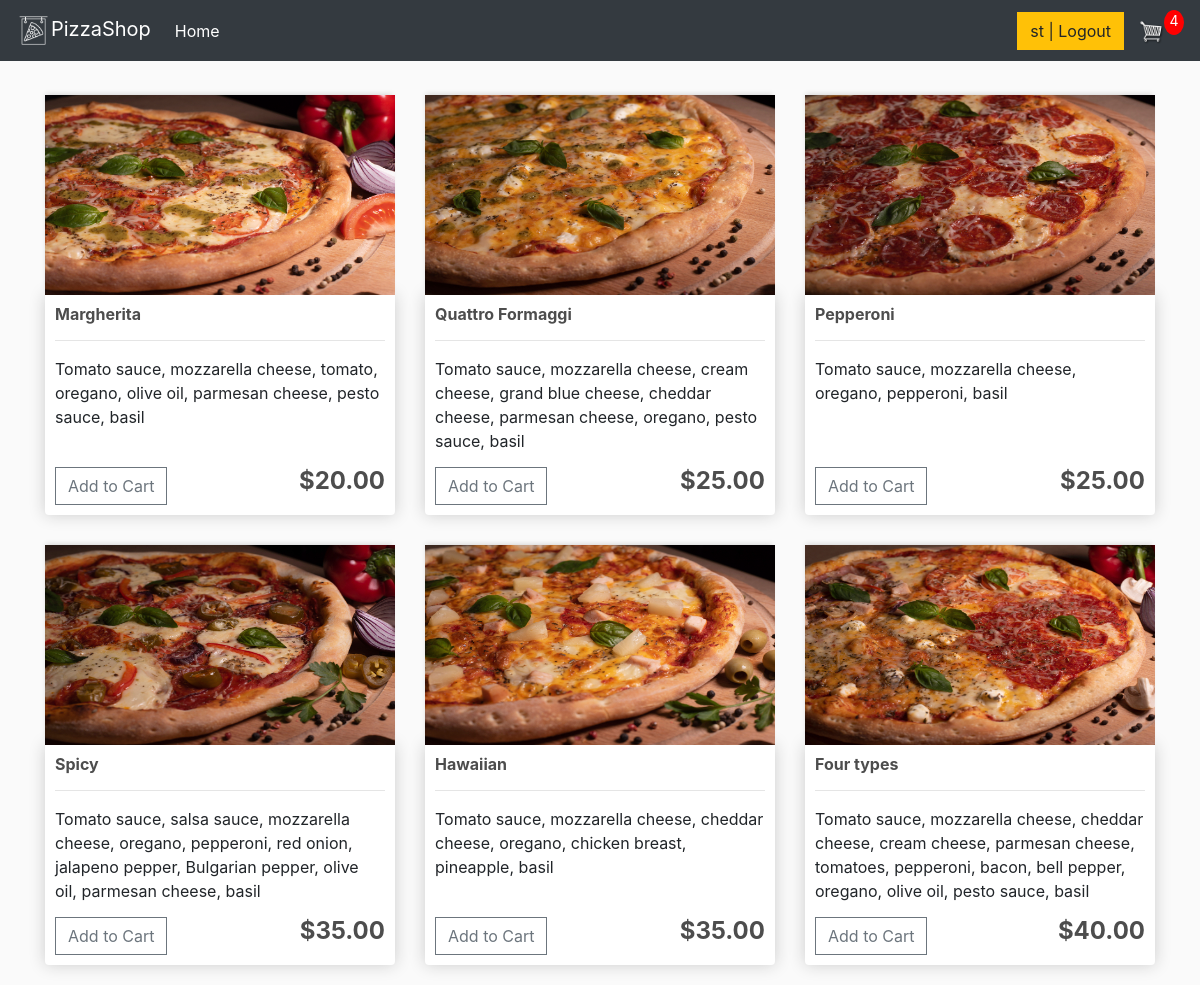
The app's page / (signed in) with its own data.
### store/models.py (models this page shows, shortened)
class Product(models.Model):
    name = models.CharField(max_length=200)
    ingredients = models.TextField(null=True)
    price = models.DecimalField(max_digits=5, decimal_places=2)
    image = models.ImageField(null=True, blank=True)
    @property
    def imageURL(self):
        try:
            url = self.image.url
        except:
            url = ''
        return url

### store/views.py (the view)
# urls.py: path('', include('store.urls'))
def store(request):
    data = cartData(request)
    context = {'products': Product.objects.all(), 'cartItems': data['cartItems']}
    return render(request, 'store/products.html', context)

### store/extras.py (called while the page is built)
def cartData(request):
    if request.user.is_authenticated:
        customer = request.user.customer
        order, created = Order.objects.get_or_create(customer=customer, complete=False)
        items = order.orderitem_set.all()
        cartItems = order.get_cart_items
    else:
        cookieData = cookieCart(request)
        cartItems = cookieData['cartItems']
        order = cookieData['order']
        items = cookieData['items']
    return {'cartItems': cartItems, 'order': order, 'items': items}

### store/models.py (called while the page is built)
    @property
    def get_cart_items(self):
        orderitems = self.orderitem_set.all()
        total = sum([item.quantity for item in orderitems])
        return total

### store/templates/store/products.html
{% extends 'store/base.html' %}
{% load static %}
{% block content %}
    <div class="row">
		{% for product in products %}
		<div class="col-lg-4">
			<img class="thumbnail" src="{{product.imageURL}}">
			<div class="box-element product">
				<h6><strong>{{product.name}}</strong></h6>
				<hr>
                <div class="ingredients">{{ product.ingredients }}</div>
				<button data-product="{{ product.id }}" data-action="add" class="btn btn-outline-secondary add-btn update-cart">Add to Cart</button>
				<h4 style="display: inline-block; float: right"><strong>${{product.price}}</strong></h4>
			</div>
		</div>
		{% endfor %}
	</div>
{% endblock content %}

### static/css/base.css (style rules this page uses)
body { background-color: hsl(0, 0%, 98%); }
h1, h2, h3, h4, h5, h6 { color: hsl(0, 0%, 30%); }
.box-element { box-shadow: hsl(0, 0%, 80%) 0 0 16px; background-color: #fff; border-radius: 4px; padding: 10px; }
.thumbnail { width: 100%; height: 200px; -webkit-box-shadow: -1px -3px 5px -2px rgba(214, 214, 214, 1); -moz-box-shadow: -1px -3px 5px -2px rgba(214, 214, 214, 1); box-shadow: -1px -3px 5px -2px rgba(214, 214, 214, 1); }
.product { border-radius: 0 0 4px 4px; margin-bottom: 20px; }
.col-lg-4, .col-lg-6, .col-lg-8, .col-lg-12 { margin-top: 10px; }
.btn { border-radius: 0; }
.ingredients { margin-bottom: 10px; min-height: 100px; }

### records on screen
Product: imageURL (picture), name "Margherita", ingredients "Tomato sauce, mozzarella cheese, tomato, oregano, olive oil, parmesan cheese, pesto sauce, basil", price "20.00"
Product: imageURL (picture), name "Quattro Formaggi", ingredients "Tomato sauce, mozzarella cheese, cream cheese, grand blue cheese, cheddar cheese, parmesan cheese, oregano, pesto sauce, basil", price "25.00"
Product: imageURL (picture), name "Pepperoni", ingredients "Tomato sauce, mozzarella cheese, oregano, pepperoni, basil", price "25.00"
Product: imageURL (picture), name "Spicy", ingredients "Tomato sauce, salsa sauce, mozzarella cheese, oregano, pepperoni, red onion, jalapeno pepper, Bulgarian pepper, olive oil, parmesan cheese, basil", price "35.00"
Product: imageURL (picture), name "Hawaiian", ingredients "Tomato sauce, mozzarella cheese, cheddar cheese, oregano, chicken breast, pineapple, basil", price "35.00"
Product: imageURL (picture), name "Four types", ingredients "Tomato sauce, mozzarella cheese, cheddar cheese, cream cheese, parmesan cheese, tomatoes, pepperoni, bacon, bell pepper, oregano, olive oil, pesto sauce, basil", price "40.00"

### other values on screen
{{ cartItems }} "4"
